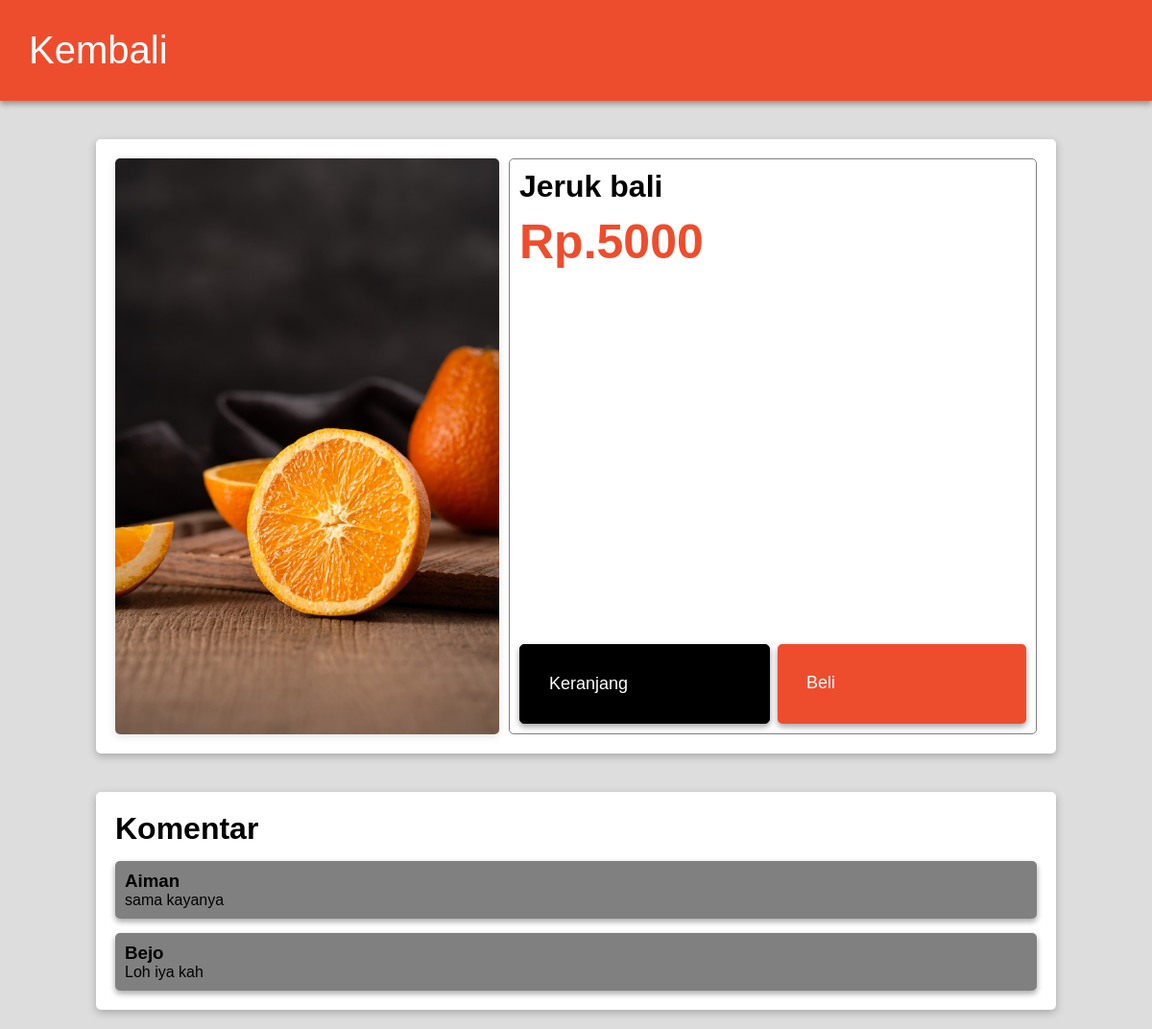
Screenshot of /produk.php?id=61 with the database file from the repository.
### tables this page shows
CREATE TABLE `produk` (
  `id` int(11) NOT NULL,
  `produk` varchar(50) DEFAULT NULL,
  `keterangan` varchar(200) DEFAULT NULL,
  `harga` int(11) DEFAULT NULL,
  `img` varchar(50) DEFAULT NULL,
  `id_komen` varchar(50) DEFAULT NULL,
  `kategori` varchar(50) DEFAULT NULL
);

CREATE TABLE `komentar_61` (
  `id` int(11) NOT NULL,
  `nama` varchar(50) DEFAULT NULL,
  `komentar` varchar(150) DEFAULT NULL
);

### fungsi.php (called while the page is built, shortened)
<?php
$conn = mysqli_connect('localhost','root','','shop');
function ambil($query){
    global $conn;
    $result = mysqli_query($conn,$query);
    $rows = [];
    while($row = mysqli_fetch_assoc($result) ){
        $rows[] = $row;
    }
    return $rows;
}
?>

### produk.php (the view, shortened to what this page needs)
<?php
    require "fungsi.php";
    $id = $_GET["id"];
    $produk = ambil("SELECT * FROM produk WHERE id = $id")[0];
    $id_komen = $produk["id_komen"];
    $komentar = ambil("SELECT * FROM komentar_$id_komen");
?>
<!DOCTYPE html>
<html lang="en">
<head>
    <link rel="stylesheet" href="css/produk.css">
</head>
<body>
  <div class="navbar">
        <a href="index.php"><h1>Kembali</h1></a>
    </div>
    <div class="produk">
        <img src="img/<?= $produk["img"] ?>" alt="jeruk">
        <div class="penjualan">
            <div class="list_produk">
                <h1 class="judul"><?= $produk["produk"] ?></h1>
                <h1 class="harga">Rp.<?= $produk["harga"] ?></h1>
            </div>
            <div class="list_akhir">
                <div  class="tombol_keranjang"><a href="#">Keranjang</a></div>
                <div  class="tombol_beli"><a href="#">Beli</a></div>
            </div>
        </div>
    </div>
    <div class="komentar">
        <div class="list_komentar">
            <div class="kiri"><h1>Komentar</h1></div>
        </div>
        <ul class="isi_komentar">
            <?php foreach($komentar as $komen) : ?>
            <li>
                <div class="atas">
                    <div class="kiri"><h3><?= $komen["nama"] ?></h3></div>
                </div>
                <p><?= $komen["komentar"] ?></p>
            </li>
            <?php endforeach ; ?>
        </ul>
    </div>
</body>
</html>

### css/produk.css (style rules this page uses)
* { margin:0; padding: 0; }
body { font-family: sans-serif; background-color: #ddd; }
li { list-style: none; box-shadow: rgba(0, 0, 0, 0.16) 0px 3px 6px, rgba(0, 0, 0, 0.23) 0px 3px 6px; }
a { text-decoration: none; }
img { width: 400px; border-radius: 5px; box-shadow: rgba(99, 99, 99, 0.2) 0px 2px 8px 0px; }
.navbar { display: flex; padding: 30px; background-color: #ee4d2d; box-shadow: rgba(0, 0, 0, 0.16) 0px 3px 6px, rgba(0, 0, 0, 0.23) 0px 3px 6px; align-items: center; justify-content: space-between; color: white; }
.navbar h1 { font-weight: 100; }
.navbar a { color: white; font-size: 20px; }
.produk { display: flex; margin: 40px auto; width: 80%; background-color: white; border-radius: 5px; padding: 20px; box-shadow: rgba(0, 0, 0, 0.24) 0px 3px 8px; }
.penjualan { border: 1px solid gray; border-radius: 5px; display: flex; flex-direction: column; justify-content: space-between; margin-left: 10px; width: 100%; }
.list_produk h1 { margin-top: 10px; margin-left: 10px; }
.list_produk h1.harga { font-size: 50px; color: #ee4d2d; }
.list_akhir { margin-bottom: 10px; display: flex; justify-content: center; }
.list_akhir a { color: white; }
.list_akhir .tombol_beli { font-size: 18px; background-color: #ee4d2d; box-shadow: rgba(0, 0, 0, 0.16) 0px 3px 6px, rgba(0, 0, 0, 0.23) 0px 3px 6px; width: 50%; margin-right: 10px; border-radius: 5px; padding: 30px; }
.list_akhir .tombol_keranjang { font-size: 18px; width: 50%; padding: 30px; margin-right: 8px; margin-left: 10px; border: 1px solid black; border-radius: 5px; background-color: black; box-shadow: rgba(0, 0, 0, 0.16) 0px 3px 6px, rgba(0, 0, 0, 0.23) 0px 3px 6px; }
.komentar { width: 80%; margin: 0px auto; background-color: white; border-radius: 5px; padding: 20px; margin-bottom: 20px; box-shadow: rgba(0, 0, 0, 0.24) 0px 3px 8px; }
.list_komentar { display: flex; justify-content: space-between; align-items: center; }
ul.isi_komentar { margin-top: 15px; }
ul.isi_komentar li { margin-top: 15px; padding: 10px; border-radius: 5px; background-color: gray; }
ul.isi_komentar li .atas { display: flex; justify-content: space-between; align-items: center; }

### rows the page displays
produk: img (picture), produk "Jeruk bali", harga "5000"
komentar_61: nama "Aiman", komentar "sama kayanya"
komentar_61: nama "Bejo", komentar "Loh iya kah"
